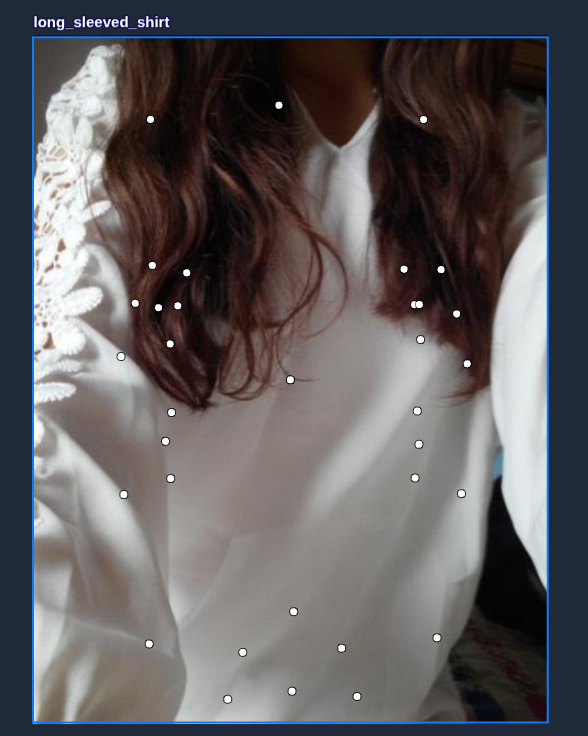
#> input picture Pasted image (2).png, 588 x 736 px
$ python check_annotation.py
#> lines starting #> are read from the running program, lines starting #| are printed output that depends on the picture; after the words box and inside, x2 and y2 are one past the last pixel; in counts of white or black regions, pixels touching at a corner belong together
#!/usr/bin/env python3
"""
Check and visualize annotation data against the actual image
"""
import cv2
import numpy as np
import json

# Annotation data
annotation = {
    "source": "user",
    "pair_id": 3,
    "item1": {
        "segmentation": [
            [163, 213, 184, 232, 155, 240, 105, 220, 53, 198, 3, 203, 1, 412, 13, 418, 21, 452, 5, 619, 391, 619, 344, 460, 303, 386, 327, 414, 358, 450, 328, 382, 294, 304, 352, 288, 389, 357, 394, 442, 327, 344, 270, 264, 163, 213],
            [3, 203, 1, 412, 13, 418, 3, 203],
            [303, 386, 327, 414, 358, 450, 328, 382, 294, 304, 352, 288, 389, 357, 394, 442, 327, 344, 270, 264, 303, 386],
            [358, 450, 328, 382, 294, 304, 352, 288, 389, 357, 394, 442, 358, 450]
        ],
        "scale": 3,
        "viewpoint": 2,
        "zoom_in": 2,
        "landmarks": [
            125, 209, 1, 53, 198, 2, 105, 220, 2, 155, 240, 2, 184, 232, 2, 163, 213, 1,
            0, 0, 0, 0, 0, 0, 0, 0, 0, 0, 0, 0, 0, 0, 0, 0, 0, 0, 0, 0, 0, 0, 0, 0, 0, 0, 0,
            13, 418, 2, 21, 452, 2,
            0, 0, 0, 0, 0, 0, 0, 0, 0, 0, 0, 0, 0, 0, 0,
            344, 460, 2, 303, 386, 1, 327, 414, 1, 358, 450, 2, 328, 382, 2, 294, 304, 2,
            352, 288, 2, 389, 357, 2, 394, 442, 2, 327, 344, 1, 270, 264, 2
        ],
        "style": 2,
        "bounding_box": [0, 197, 394, 622],
        "category_id": 2,
        "occlusion": 2,
        "category_name": "long sleeve top"
    }
}

# Load the image
img_path = "Pasted image (2).png"
img = cv2.imread(img_path)
#> img is the input picture: shape (736, 588, 3); mean B, G, R 94.3, 92.4, 95.9
if img is None:
    print(f"Error: Could not load image from {img_path}")
    exit(1)

print(f"Image shape: {img.shape}")
#| Image shape: (736, 588, 3)
print(f"Annotation bounding box: {annotation['item1']['bounding_box']}")

# Create visualization
vis_img = img.copy()

# Parse landmarks (format: x, y, visibility)
landmarks_flat = annotation['item1']['landmarks']
landmarks = []
for i in range(0, len(landmarks_flat), 3):
    x, y, v = landmarks_flat[i:i+3]
    if v > 0:  # Only include visible landmarks
        landmarks.append((x, y, v))

print(f"\nTotal landmarks: {len(landmarks)}")
print("Landmark positions (x, y, visibility):")
for idx, (x, y, v) in enumerate(landmarks):
    print(f"  Landmark {idx}: ({x}, {y}, visibility={v})")

# Draw segmentation polygons
segmentations = annotation['item1']['segmentation']
for seg_idx, seg in enumerate(segmentations):
    # Convert flat list to polygon points
    points = []
    for i in range(0, len(seg), 2):
        points.append([seg[i], seg[i+1]])
    points = np.array(points, dtype=np.int32)

    # Draw polygon
    color = (0, 255, 0) if seg_idx == 0 else (0, 200, 200)
    cv2.polylines(vis_img, [points], isClosed=True, color=color, thickness=2)
    print(f"\nSegmentation polygon {seg_idx}: {len(points)} points")
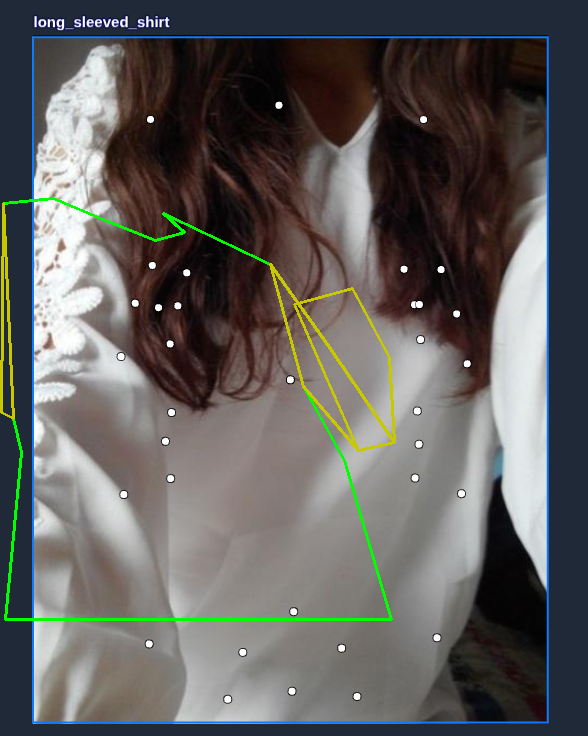
#> vis_img: shape (736, 588, 3); 1.61% of pixels changed, all inside (x1, y1, x2, y2) = (0, 197, 396, 621)

# Draw bounding box
bbox = annotation['item1']['bounding_box']
x, y, w, h = bbox
cv2.rectangle(vis_img, (x, y), (x+w, y+h), (255, 0, 0), 2)
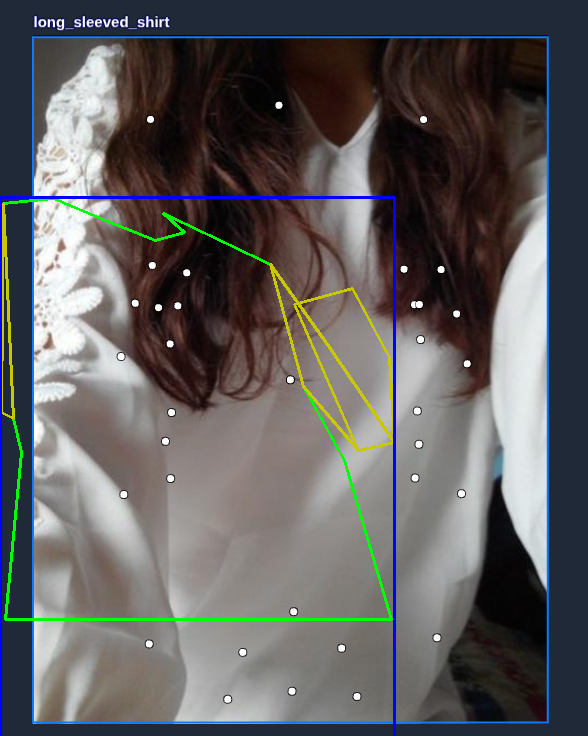
#> vis_img: shape (736, 588, 3); 0.89% of pixels changed, all inside (x1, y1, x2, y2) = (0, 196, 396, 736)
print(f"\nBounding box: x={x}, y={y}, w={w}, h={h}")

# Draw landmarks
for idx, (x, y, v) in enumerate(landmarks):
    # Different colors based on visibility
    if v == 1:  # Occluded but marked
        color = (0, 165, 255)  # Orange
    elif v == 2:  # Visible
        color = (0, 255, 0)  # Green
    else:
        color = (255, 0, 0)  # Blue

    cv2.circle(vis_img, (x, y), 5, color, -1)
    cv2.circle(vis_img, (x, y), 7, (255, 255, 255), 1)
    cv2.putText(vis_img, str(idx), (x+10, y+10),
                cv2.FONT_HERSHEY_SIMPLEX, 0.4, (255, 255, 255), 1)
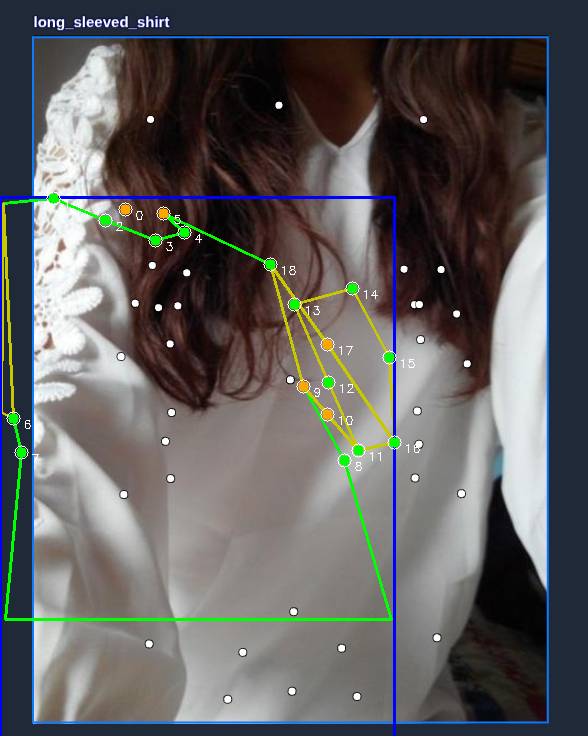
#> vis_img: shape (736, 588, 3); 0.59% of pixels changed, all inside (x1, y1, x2, y2) = (6, 191, 420, 471)

# Add legend
legend_y = 30
cv2.putText(vis_img, "Legend:", (10, legend_y), cv2.FONT_HERSHEY_SIMPLEX, 0.6, (255, 255, 255), 2)
cv2.circle(vis_img, (20, legend_y + 25), 5, (0, 255, 0), -1)
#> vis_img: shape (736, 588, 3); mean B, G, R 94.6, 94.6, 95.5
cv2.putText(vis_img, "Visible (v=2)", (35, legend_y + 30), cv2.FONT_HERSHEY_SIMPLEX, 0.5, (255, 255, 255), 1)
cv2.circle(vis_img, (20, legend_y + 50), 5, (0, 165, 255), -1)
#> vis_img: shape (736, 588, 3); mean B, G, R 94.7, 94.7, 95.6
cv2.putText(vis_img, "Occluded (v=1)", (35, legend_y + 55), cv2.FONT_HERSHEY_SIMPLEX, 0.5, (255, 255, 255), 1)

# Add annotation info
info_text = f"Category: {annotation['item1']['category_name']} | Scale: {annotation['item1']['scale']} | Viewpoint: {annotation['item1']['viewpoint']}"
cv2.putText(vis_img, info_text, (10, img.shape[0] - 10),
            cv2.FONT_HERSHEY_SIMPLEX, 0.5, (255, 255, 255), 1)
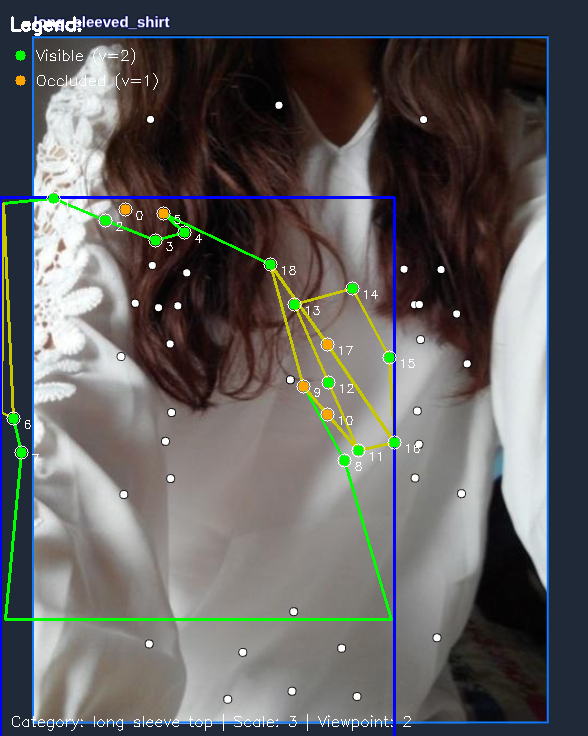
#> vis_img: shape (736, 588, 3); mean B, G, R 95, 95, 96.1

# Save visualization
output_path = "annotation_check_result.jpg"
cv2.imwrite(output_path, vis_img)
print(f"\n✓ Visualization saved to: {output_path}")

# Check if landmarks are within image bounds
h, w = img.shape[:2]
#> h = 736; w = 588
print(f"\nImage dimensions: {w}x{h}")
#| Image dimensions: 588x736
print("Checking landmark bounds:")
out_of_bounds = []
for idx, (x, y, v) in enumerate(landmarks):
    if x < 0 or x >= w or y < 0 or y >= h:
        out_of_bounds.append((idx, x, y))
#> after the loop, out_of_bounds = []

if out_of_bounds:
    print("⚠ WARNING: Some landmarks are out of bounds:")
    for idx, x, y in out_of_bounds:
        print(f"  Landmark {idx}: ({x}, {y})")
else:
    print("✓ All landmarks are within image bounds")

# Check bounding box validity
bbox_x, bbox_y, bbox_w, bbox_h = annotation['item1']['bounding_box']
if bbox_x < 0 or bbox_y < 0 or bbox_x + bbox_w > w or bbox_y + bbox_h > h:
    print(f"⚠ WARNING: Bounding box extends outside image bounds")
else:
    print(f"✓ Bounding box is valid")
